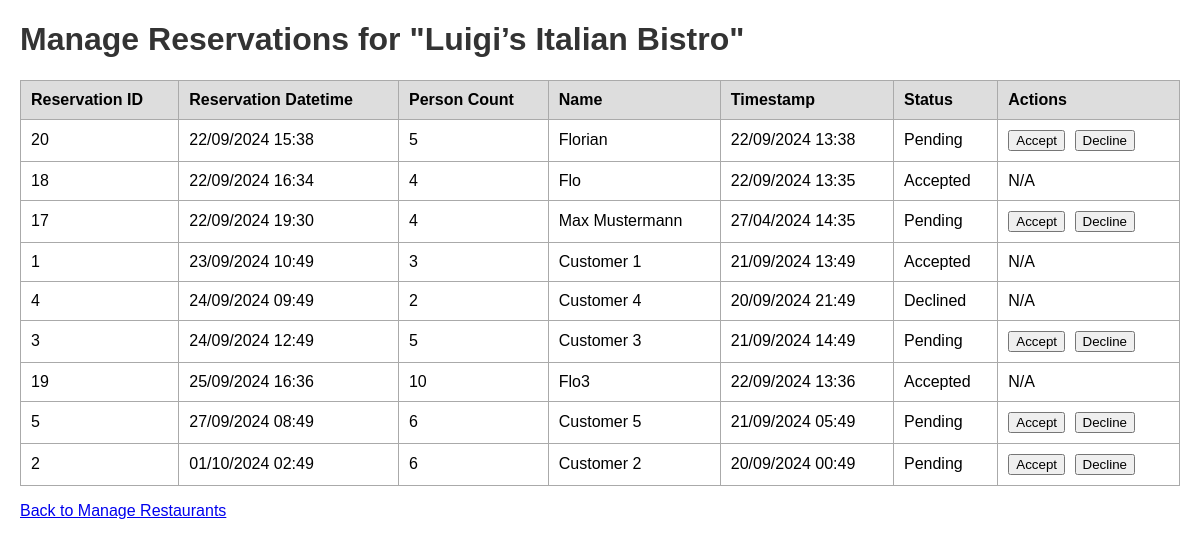
Before: /restaurants/1/reservations with the older database file.
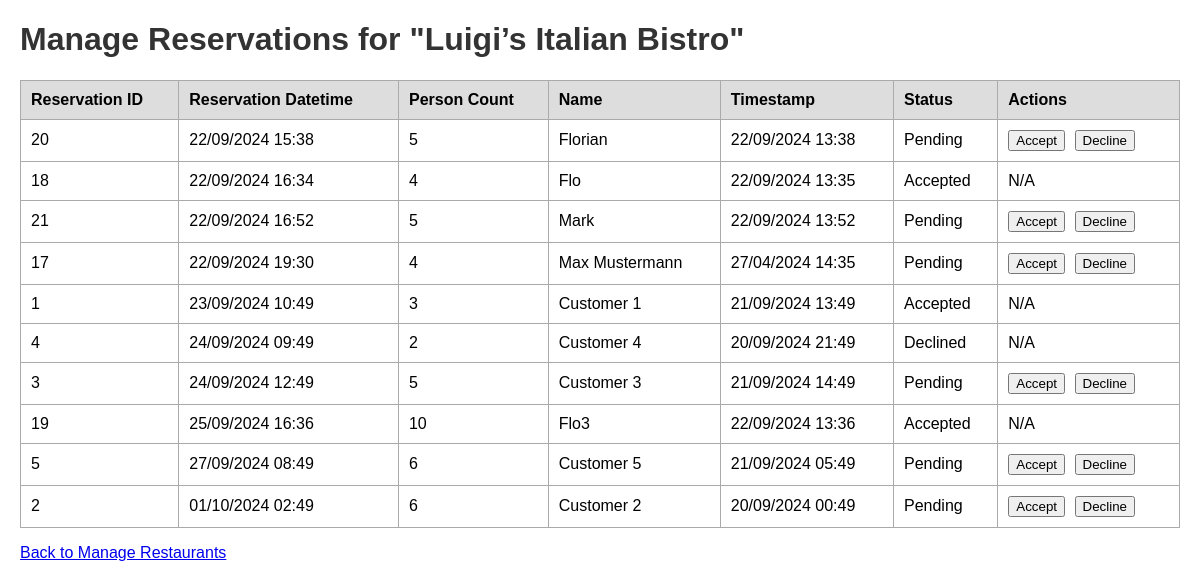
After: the same page with the newer database file.
### app/models.py (models this page shows, shortened)
class Restaurant(db.Model):
    __tablename__ = 'restaurants'  # Ensure plural
    id = db.Column(db.Integer, primary_key=True)
    name = db.Column(db.String(128), nullable=False)
    address = db.Column(db.String(256), nullable=False)
    phone_number = db.Column(db.String(20), nullable=False)
    description = db.Column(db.Text(), nullable=True)
    manager_id = db.Column(db.Integer, db.ForeignKey('users.id'), nullable=False)
    categories = db.relationship('Category', secondary='restaurant_categories', back_populates='restaurants')
    reservations = db.relationship('Reservation', back_populates='restaurant', cascade='all, delete-orphan')

class Reservation(db.Model):
    __tablename__ = 'reservations'  # Ensure plural
    id = db.Column(db.Integer, primary_key=True)  # reservationID
    reservation_datetime = db.Column(db.DateTime, nullable=False)  # reservationDatetime
    timestamp = db.Column(db.DateTime, default=datetime.utcnow, nullable=False)  # timestamp
    person_count = db.Column(db.Integer, nullable=False)  # personCount
    restaurant_id = db.Column(db.Integer, db.ForeignKey('restaurants.id'), nullable=False)  # restaurantId
    name = db.Column(db.String(100), nullable=False)  # name
    status = db.Column(db.String(20), nullable=False, default='pending')  # status
    restaurant = db.relationship('Restaurant', back_populates='reservations')

### app/main/routes.py (the view)
@bp.route('/restaurants/<int:restaurant_id>/reservations', methods=['GET', 'POST'])
def manage_reservations(restaurant_id):
    restaurant = Restaurant.query.get_or_404(restaurant_id)
    now = datetime.now()
    reservations = Reservation.query.filter(
        Reservation.restaurant_id == restaurant_id,
        Reservation.reservation_datetime >= now,
        Reservation.status.in_(['pending', 'accepted', 'declined'])
    ).order_by(Reservation.reservation_datetime.asc()).all()
    return render_template('manage_reservations.html', restaurant=restaurant, reservations=reservations)

### app/templates/manage_reservations.html (shortened to what this page needs)
<!DOCTYPE html>
<html lang="en">
<head>
</head>
<body>
    <h1>Manage Reservations for "{{ restaurant.name }}"</h1>
    <table>
        <thead>
            <tr>
                <th>Reservation ID</th>
                <th>Reservation Datetime</th>
                <th>Person Count</th>
                <th>Name</th>
                <th>Timestamp</th>
                <th>Status</th>
                <th>Actions</th>
            </tr>
        </thead>
        <tbody>
            {% for reservation in reservations %}
                <tr>
                    <td>{{ reservation.id }}</td>
                    <td>{{ reservation.reservation_datetime.strftime('%d/%m/%Y %H:%M') }}</td>
                    <td>{{ reservation.person_count }}</td>
                    <td>{{ reservation.name }}</td>
                    <td>{{ reservation.timestamp.strftime('%d/%m/%Y %H:%M') }}</td>
                    <td>{{ reservation.status.capitalize() }}</td>
                    <td class="action-buttons">
                        {% if reservation.status == 'pending' %}
                            <form method="POST" action="{{ url_for('main.update_reservation_status_html', reservation_id=reservation.id) }}" style="display:inline;">
                                <button type="submit">Accept</button>
                            </form>
                            <form method="POST" action="{{ url_for('main.update_reservation_status_html', reservation_id=reservation.id) }}" style="display:inline;">
                                <button type="submit">Decline</button>
                            </form>
                        {% else %}
                            N/A
                        {% endif %}
                    </td>
                </tr>
            {% else %}
                <tr>
                    <td colspan="7">No upcoming reservations.</td>
                </tr>
            {% endfor %}
        </tbody>
    </table>
    <p><a href="{{ url_for('main.manage_restaurants') }}">Back to Manage Restaurants</a></p>
</body>
</html>

### app/templates/manage_reservations.html (style rules this page uses)
body { font-family: Arial, sans-serif; margin: 20px; }
h1 { color: #333; }
table { width: 100%; border-collapse: collapse; margin-top: 20px; }
th, td { border: 1px solid #aaa; padding: 10px; text-align: left; }
th { background-color: #ddd; }
.action-buttons button { margin-right: 5px; }

Changed rows visible on the page:
added Reservation: id "21", reservation_datetime "22/09/2024 16:52", person_count "5", name "Mark", timestamp "22/09/2024 13:52", status "Pending"
